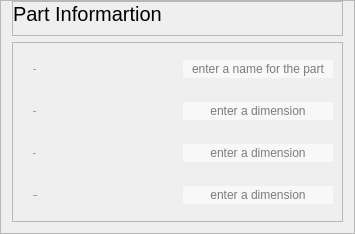
                     <widget class="QFrame" name="frame_21">
                      <property name="sizePolicy">
                       <sizepolicy hsizetype="Preferred" vsizetype="Preferred">
                        <horstretch>0</horstretch>
                        <verstretch>0</verstretch>
                       </sizepolicy>
                      </property>
                      <property name="minimumSize">
                       <size>
                        <width>311</width>
                        <height>221</height>
                       </size>
                      </property>
                      <property name="maximumSize">
                       <size>
                        <width>16777215</width>
                        <height>280</height>
                       </size>
                      </property>
                      <property name="frameShape">
                       <enum>QFrame::Shape::StyledPanel</enum>
                      </property>
                      <property name="frameShadow">
                       <enum>QFrame::Shadow::Raised</enum>
                      </property>
                      <layout class="QVBoxLayout" name="verticalLayout_21">
                       <property name="topMargin">
                        <number>0</number>
                       </property>
                       <item>
                        <widget class="QFrame" name="frame_46">
                         <property name="minimumSize">
                          <size>
                           <width>0</width>
                           <height>35</height>
                          </size>
                         </property>
                         <property name="maximumSize">
                          <size>
                           <width>16777215</width>
                           <height>35</height>
                          </size>
                         </property>
                         <property name="frameShape">
                          <enum>QFrame::Shape::StyledPanel</enum>
                         </property>
                         <property name="frameShadow">
                          <enum>QFrame::Shadow::Raised</enum>
                         </property>
                         <layout class="QHBoxLayout" name="horizontalLayout">
                          <property name="spacing">
                           <number>0</number>
                          </property>
                          <property name="leftMargin">
                           <number>0</number>
                          </property>
                          <property name="topMargin">
                           <number>0</number>
                          </property>
                          <property name="rightMargin">
                           <number>0</number>
                          </property>
                          <property name="bottomMargin">
                           <number>0</number>
                          </property>
                          <item>
                           <widget class="QLabel" name="label_10">
                            <property name="minimumSize">
                             <size>
                              <width>0</width>
                              <height>35</height>
                             </size>
                            </property>
                            <property name="maximumSize">
                             <size>
                              <width>16777215</width>
                              <height>35</height>
                             </size>
                            </property>
                            <property name="styleSheet">
                             <string notr="true">QLabel {
    font-size: 20px; /* Tamanho da fonte */
	font-family: &quot;Yu Gothic UI Semibold&quot;; /* Família da fonte */
}
</string>
                            </property>
                            <property name="text">
                             <string>Part Informartion</string>
                            </property>
                            <property name="alignment">
                             <set>Qt::AlignmentFlag::AlignLeading|Qt::AlignmentFlag::AlignLeft|Qt::AlignmentFlag::AlignTop</set>
                            </property>
                           </widget>
                          </item>
                         </layout>
                        </widget>
                       </item>
                       <item>
                        <widget class="QFrame" name="frame_34">
                         <property name="minimumSize">
                          <size>
                           <width>283</width>
                           <height>180</height>
                          </size>
                         </property>
                         <property name="maximumSize">
                          <size>
                           <width>16777215</width>
                           <height>180</height>
                          </size>
                         </property>
                         <property name="styleSheet">
                          <string notr="true">color: rgb(0, 0, 0);
</string>
                         </property>
                         <property name="frameShape">
                          <enum>QFrame::Shape::StyledPanel</enum>
                         </property>
                         <property name="frameShadow">
                          <enum>QFrame::Shadow::Raised</enum>
                         </property>
                         <layout class="QHBoxLayout" name="horizontalLayout_14">
                          <property name="spacing">
                           <number>20</number>
                          </property>
                          <property name="leftMargin">
                           <number>20</number>
                          </property>
                          <property name="topMargin">
                           <number>0</number>
                          </property>
                          <property name="bottomMargin">
                           <number>0</number>
                          </property>
                          <item>
                           <widget class="QFrame" name="frame_35">
                            <property name="sizePolicy">
                             <sizepolicy hsizetype="Preferred" vsizetype="Preferred">
                              <horstretch>0</horstretch>
                              <verstretch>0</verstretch>
                             </sizepolicy>
                            </property>
                            <property name="minimumSize">
                             <size>
                              <width>130</width>
                              <height>0</height>
                             </size>
                            </property>
                            <property name="styleSheet">
                             <string notr="true">border: 0px;</string>
                            </property>
                            <property name="frameShape">
                             <enum>QFrame::Shape::StyledPanel</enum>
                            </property>
                            <property name="frameShadow">
                             <enum>QFrame::Shadow::Raised</enum>
                            </property>
                            <layout class="QVBoxLayout" name="verticalLayout_22">
                             <property name="spacing">
                              <number>7</number>
                             </property>
                             <property name="leftMargin">
                              <number>0</number>
                             </property>
                             <property name="topMargin">
                              <number>0</number>
                             </property>
                             <property name="rightMargin">
                              <number>0</number>
                             </property>
                             <property name="bottomMargin">
                              <number>0</number>
                             </property>
                             <item>
                              <widget class="QLabel" name="label_47">
                               <property name="minimumSize">
                                <size>
                                 <width>0</width>
                                 <height>18</height>
                                </size>
                               </property>
                               <property name="maximumSize">
                                <size>
                                 <width>16777215</width>
                                 <height>18</height>
                                </size>
                               </property>
                               <property name="font">
                                <font>
                                 <family>Yu Gothic UI Semilight</family>
                                 <pointsize>-1</pointsize>
                                </font>
                               </property>
                               <property name="styleSheet">
                                <string notr="true"/>
                               </property>
                               <property name="text">
                                <string>Name:</string>
                               </property>
                              </widget>
                             </item>
                             <item>
                              <widget class="QLabel" name="label_48">
                               <property name="minimumSize">
                                <size>
                                 <width>0</width>
                                 <height>18</height>
                                </size>
                               </property>
                               <property name="maximumSize">
                                <size>
                                 <width>16777215</width>
                                 <height>18</height>
                                </size>
                               </property>
                               <property name="font">
                                <font>
                                 <family>Yu Gothic UI Semilight</family>
                                 <pointsize>-1</pointsize>
                                </font>
                               </property>
                               <property name="styleSheet">
                                <string notr="true"/>
                               </property>
                               <property name="text">
                                <string>Height:</string>
                               </property>
                              </widget>
                             </item>
                             <item>
                              <widget class="QLabel" name="label_49">
                               <property name="minimumSize">
                                <size>
                                 <width>0</width>
                                 <height>18</height>
                                </size>
                               </property>
                               <property name="maximumSize">
                                <size>
                                 <width>16777215</width>
                                 <height>18</height>
                                </size>
                               </property>
                               <property name="font">
                                <font>
                                 <family>Yu Gothic UI Semilight</family>
                                 <pointsize>-1</pointsize>
                                </font>
                               </property>
                               <property name="styleSheet">
                                <string notr="true"/>
                               </property>
                               <property name="text">
                                <string>Width:</string>
                               </property>
                              </widget>
                             </item>
                             <item>
                              <widget class="QLabel" name="label_50">
                               <property name="minimumSize">
                                <size>
                                 <width>0</width>
                                 <height>18</height>
                                </size>
                               </property>
                               <property name="maximumSize">
                                <size>
                                 <width>16777215</width>
                                 <height>18</height>
                                </size>
                               </property>
                               <property name="font">
                                <font>
                                 <family>Yu Gothic UI Semilight</family>
                                 <pointsize>-1</pointsize>
                                </font>
                               </property>
                               <property name="styleSheet">
                                <string notr="true"/>
                               </property>
                               <property name="text">
                                <string>Trickness:</string>
                               </property>
                              </widget>
                             </item>
                            </layout>
                           </widget>
                          </item>
                          <item>
                           <widget class="QFrame" name="frame_36">
                            <property name="sizePolicy">
                             <sizepolicy hsizetype="Preferred" vsizetype="Preferred">
                              <horstretch>0</horstretch>
                              <verstretch>0</verstretch>
                             </sizepolicy>
                            </property>
                            <property name="minimumSize">
                             <size>
                              <width>150</width>
                              <height>0</height>
                             </size>
                            </property>
                            <property name="styleSheet">
                             <string notr="true">QFrame{
border: 0px solid rgba(214, 214, 214, 150);
}

QLineEdit{
	color: rgb(0, 0, 0);
	background-color: rgba(255, 255, 255, 150);
	border: 0px;
}</string>
                            </property>
                            <property name="frameShape">
                             <enum>QFrame::Shape::StyledPanel</enum>
                            </property>
                            <property name="frameShadow">
                             <enum>QFrame::Shadow::Raised</enum>
                            </property>
                            <layout class="QVBoxLayout" name="verticalLayout_23">
                             <property name="spacing">
                              <number>7</number>
                             </property>
                             <property name="leftMargin">
                              <number>0</number>
                             </property>
                             <property name="topMargin">
                              <number>0</number>
                             </property>
                             <property name="rightMargin">
                              <number>0</number>
                             </property>
                             <property name="bottomMargin">
                              <number>0</number>
                             </property>
                             <item>
                              <widget class="QLineEdit" name="chipName">
                               <property name="minimumSize">
                                <size>
                                 <width>0</width>
                                 <height>18</height>
                                </size>
                               </property>
                               <property name="maximumSize">
                                <size>
                                 <width>180</width>
                                 <height>16777215</height>
                                </size>
                               </property>
                               <property name="text">
                                <string/>
                               </property>
                               <property name="alignment">
                                <set>Qt::AlignmentFlag::AlignCenter</set>
                               </property>
                               <property name="placeholderText">
                                <string>enter a name for the part</string>
                               </property>
                              </widget>
                             </item>
                             <item>
                              <widget class="QLineEdit" name="chipHeight">
                               <property name="minimumSize">
                                <size>
                                 <width>0</width>
                                 <height>18</height>
                                </size>
                               </property>
                               <property name="maximumSize">
                                <size>
                                 <width>180</width>
                                 <height>16777215</height>
                                </size>
                               </property>
                               <property name="text">
                                <string/>
                               </property>
                               <property name="alignment">
                                <set>Qt::AlignmentFlag::AlignCenter</set>
                               </property>
                               <property name="placeholderText">
                                <string>enter a dimension</string>
                               </property>
                              </widget>
                             </item>
                             <item>
                              <widget class="QLineEdit" name="chipWidth">
                               <property name="minimumSize">
                                <size>
                                 <width>0</width>
                                 <height>18</height>
                                </size>
                               </property>
                               <property name="maximumSize">
                                <size>
                                 <width>180</width>
                                 <height>16777215</height>
                                </size>
                               </property>
                               <property name="text">
                                <string/>
                               </property>
                               <property name="alignment">
                                <set>Qt::AlignmentFlag::AlignCenter</set>
                               </property>
                               <property name="placeholderText">
                                <string>enter a dimension</string>
                               </property>
                              </widget>
                             </item>
                             <item>
                              <widget class="QLineEdit" name="chipTrickness">
                               <property name="minimumSize">
                                <size>
                                 <width>0</width>
                                 <height>18</height>
                                </size>
                               </property>
                               <property name="maximumSize">
                                <size>
                                 <width>180</width>
                                 <height>16777215</height>
                                </size>
                               </property>
                               <property name="text">
                                <string/>
                               </property>
                               <property name="alignment">
                                <set>Qt::AlignmentFlag::AlignCenter</set>
                               </property>
                               <property name="placeholderText">
                                <string>enter a dimension</string>
                               </property>
                              </widget>
                             </item>
                            </layout>
                           </widget>
                          </item>
                         </layout>
                        </widget>
                       </item>
                      </layout>
                     </widget>
